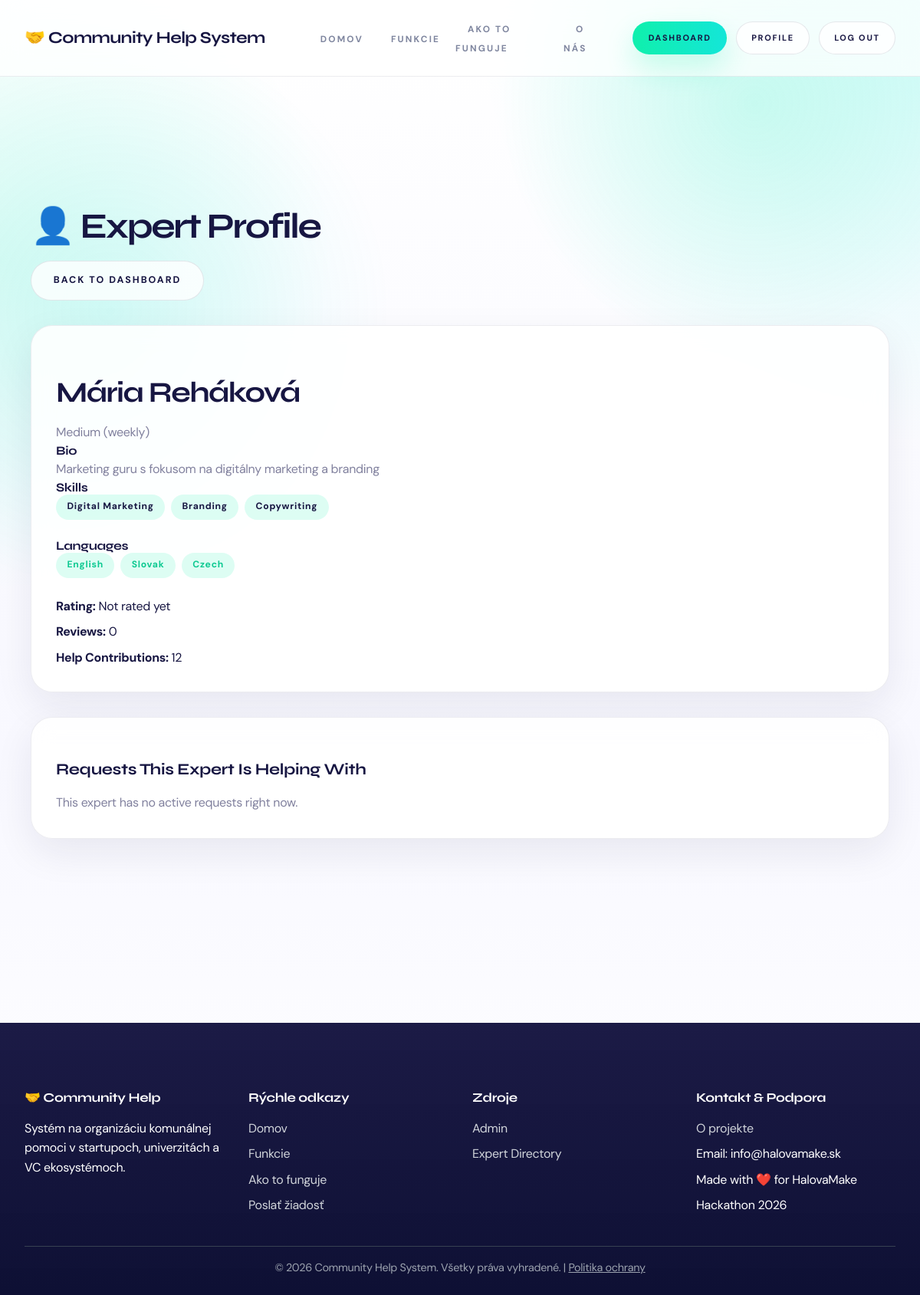
/experts/3/ (signed in), run on the app's committed database.
### server/models.py (models this page shows, shortened)
class Expert(models.Model):
    AVAILABILITY_CHOICES = [
        ('high', 'High (daily)'),
        ('medium', 'Medium (weekly)'),
        ('low', 'Low (occasional)'),
    ]
    user = models.OneToOneField(User, on_delete=models.CASCADE)
    bio = models.TextField(blank=True)
    skills = models.ManyToManyField(Skill, blank=True, related_name='experts')
    languages = models.ManyToManyField(Language, blank=True, related_name='experts')
    work_experience = models.TextField(blank=True, help_text='Work experience highlights')
    rating = models.FloatField(default=0.0, help_text='Average user rating (0-5)')
    rating_count = models.IntegerField(default=0, help_text='Number of ratings')
    availability = models.CharField(
        max_length=20,
        choices=AVAILABILITY_CHOICES,
        default='medium'
    )
    is_busy = models.BooleanField(default=False, help_text='Whether expert is currently assigned to an active task')
    karma_points = models.IntegerField(default=0, help_text='Karma points earned for completed help')
    help_provided = models.IntegerField(default=0, help_text='Number of help contributions')
    profile_image = models.ImageField(upload_to='experts/', blank=True)
    created_at = models.DateTimeField(auto_now_add=True)

class Skill(models.Model):
    name = models.CharField(max_length=100, unique=True)
    class Meta:
        verbose_name = 'Skill'
        verbose_name_plural = 'Skills'

class Language(models.Model):
    name = models.CharField(max_length=80, unique=True)
    class Meta:
        verbose_name = 'Language'
        verbose_name_plural = 'Languages'

### server/views.py (the view)
# urls.py: path('experts/<int:expert_id>/', views.user_profile, name='user_profile'),
@login_required
def user_profile(request, expert_id):
    expert = get_object_or_404(Expert.objects.select_related('user'), id=expert_id)
    open_requests_helped_qs = expert.assigned_requests.select_related('submitted_by').filter(
        status__in=['open', 'in_review', 'waiting_expert', 'in_progress']
    )
    today_date = timezone.now().date()
    open_requests_helped = sorted(
        list(open_requests_helped_qs),
        key=lambda req: (compute_request_priority_score(req, today_date=today_date), req.created_at.timestamp()),
        reverse=True,
    )[:10]
    return render(request, 'expert_profile.html', {
        'expert': expert,
        'open_requests_helped': open_requests_helped,
    })

### server/templates/expert_profile.html (shortened to what this page needs)
{% extends "base.html" %}
{% block content %}
<div class="container">
    <section class="section">
        <div class="d-flex justify-between align-center mb-4">
            <h1>👤 Expert Profile</h1>
            <a href="{% url 'dashboard' %}" class="btn btn-outline">Back to Dashboard</a>
        </div>
        <div class="card mb-4">
            <div class="card-header">
                <h2>{{ expert.user.get_full_name|default:expert.user.username }}</h2>
                <p class="text-muted">{{ expert.get_availability_display }}</p>
            </div>
            <div class="card-body">
                {% if expert.bio %}
                <h4>Bio</h4>
                <p>{{ expert.bio }}</p>
                {% endif %}
                {% if expert.skills.all %}
                <h4>Skills</h4>
                <div class="tags mb-3">
                    {% for skill in expert.skills.all %}
                        <span class="badge badge-primary">{{ skill.name }}</span>
                    {% endfor %}
                </div>
                {% endif %}
                {% if expert.languages.all %}
                <h4>Languages</h4>
                <div class="tags mb-3">
                    {% for language in expert.languages.all %}
                        <span class="badge badge-success">{{ language.name }}</span>
                    {% endfor %}
                </div>
                {% endif %}
                <div class="profile-stats">
                    <div><strong>Rating:</strong> {% if expert.rating_count > 0 %}{{ expert.average_rating }} / 5{% else %}Not rated yet{% endif %}</div>
                    <div><strong>Reviews:</strong> {{ expert.rating_count }}</div>
                    <div><strong>Help Contributions:</strong> {{ expert.help_provided }}</div>
                </div>
            </div>
        </div>
        <div class="card">
            <div class="card-header">
                <h3>Requests This Expert Is Helping With</h3>
            </div>
            <div class="card-body">
                {% if open_requests_helped %}
                    <div class="requests-list">
                        {% for req in open_requests_helped %}
                        <div class="request-item">
                            <div class="request-header">
                                <a href="{% url 'request_detail' req.id %}">{{ req.title }}</a>
                                <span class="request-status status-{{ req.status }}">{{ req.get_status_display }}</span>
                            </div>
                            <div class="text-muted">{{ req.description|truncatechars:140 }}</div>
                        </div>
                        {% endfor %}
                    </div>
                {% else %}
                    <p class="text-muted">This expert has no active requests right now.</p>
                {% endif %}
            </div>
        </div>
    </section>
</div>
{% endblock %}

### server/templates/base.html (style rules this page uses)
* { margin: 0; padding: 0; box-sizing: border-box; }
:root { --primary: hsl(162, 88%, 50%); --primary-dark: hsl(162, 88%, 42%); --primary-soft: hsl(162, 88%, 95%); --gradient: hsl(176, 84%, 49%); --secondary: #7f869f; --success: hsl(162, 88%, 42%); --warning: #f4b740; --danger: #ef4444; --dark: #171642; --gray-light: #f7f9fc; --gray: rgba(23, 22, 66, 0.12); --text: #171642; --text-light: #81819e; --white-soft: ghostwhite; --surface: rgba(255, 255, 255, 0.88); --surface-strong: #ffffff; --shadow-soft: 0 18px 50px rgba(23, 22, 66, 0.08); --shadow-card: 0 24px 70px rgba(23, 22, 66, 0.12); --radius-pill: 999px; --radius-card: 28px; }
html { scroll-behavior: smooth; min-height: 100%; }
body { font-family: 'DM Sans', sans-serif; color: var(--text); background: radial-gradient(circle at top right, rgba(17, 237, 226, 0.18), transparent 28%), radial-gradient(circle at left 20%, rgba(15, 239, 170, 0.12), transparent 24%), linear-gradient(180deg, #ffffff 0%, var(--white-soft) 58%, #ffffff 100%); min-height: 100%; line-height: 1.6; letter-spacing: -0.02em; position: relative; overflow-x: hidden; }
body::before { content: ""; position: fixed; inset: 0; background: radial-gradient(circle at 82% 8%, rgba(15, 239, 170, 0.14), transparent 18%), radial-gradient(circle at 12% 24%, rgba(17, 237, 226, 0.12), transparent 22%); pointer-events: none; z-index: -1; }
a { background-color: transparent; color: inherit; }
.btn { padding: 0.95rem 1.8rem; border-radius: var(--radius-pill); text-decoration: none; font-size: 0.78rem; font-weight: 700; letter-spacing: 0.16em; text-transform: uppercase; border: 1px solid transparent; cursor: pointer; transition: all 0.3s; display: inline-flex; align-items: center; justify-content: center; gap: 0.5rem; background: linear-gradient(90deg, var(--primary) 0%, var(--gradient) 100%); color: var(--dark); box-shadow: 0 18px 36px rgba(15, 239, 170, 0.22); }
.btn-outline { background: rgba(255, 255, 255, 0.8); color: var(--dark); border-color: rgba(23, 22, 66, 0.1); box-shadow: none; }
.container { max-width: 1250px; margin: 0 auto; padding: 0 2.5rem; }
main > .container { padding: 2rem 2.5rem 3rem; }
.card { background: var(--surface); backdrop-filter: blur(14px); border-radius: var(--radius-card); padding: 2rem; box-shadow: var(--shadow-soft); border: 1px solid rgba(23, 22, 66, 0.08); transition: all 0.3s; }
.card h3 { color: var(--dark); margin-bottom: 1rem; font-family: 'Syne', sans-serif; font-size: 1.3rem; }
.card p { color: var(--text-light); line-height: 1.75; }
h1, h2, h3, h4, h5, h6 { color: var(--dark); line-height: 1.2; font-family: 'Syne', sans-serif; }
h1 { font-size: 2.9rem; margin-bottom: 1rem; letter-spacing: -0.05em; }
h2 { font-size: 2.35rem; margin: 2rem 0 1rem; letter-spacing: -0.04em; }
h3 { font-size: 1.45rem; margin: 1.5rem 0 1rem; }
.badge { display: inline-block; padding: 0.42rem 0.9rem; border-radius: var(--radius-pill); font-size: 0.76rem; font-weight: 700; letter-spacing: 0.06em; white-space: nowrap; }
.badge-primary { background: rgba(15, 239, 170, 0.14); color: var(--dark); }
.badge-success { background: rgba(15, 239, 170, 0.14); color: var(--primary-dark); }
.mb-3 { margin-bottom: 1.5rem; }
.mb-4 { margin-bottom: 2rem; }
.text-muted { color: var(--text-light); }
.section { padding: 5rem 0; border-bottom: 1px solid rgba(23, 22, 66, 0.08); }
.section:last-child { border-bottom: none; }

### server/templates/expert_profile.html (style rules this page uses)
.tags { display: flex; gap: 0.5rem; flex-wrap: wrap; }
.profile-stats { display: grid; gap: 0.5rem; }

### data on the page
Expert: user.get_full_name "Mária Reháková", availability "Medium (weekly)", bio "Marketing guru s fokusom na digitálny marketing a branding", rating_count "0", help_provided "12"
Skill: name "Digital Marketing"
Skill: name "Branding"
Skill: name "Copywriting"
Language: name "English"
Language: name "Slovak"
Language: name "Czech"
